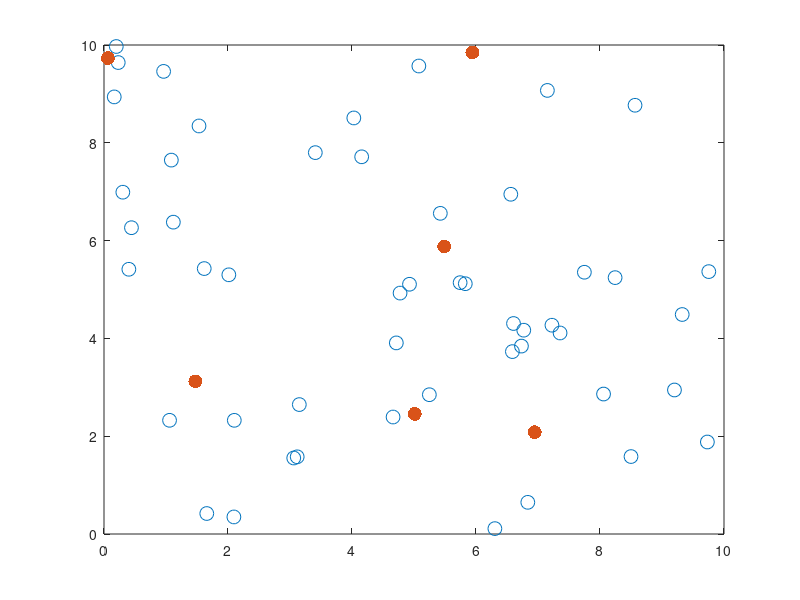

Recreate this plot in MATLAB. (Note: this script raises an error after producing the figure.)
clc;
hold on; box on; 

Nt = 50; % the number of targets
Nr = 6; % the number of robots
r_set = zeros(1,Nr); % robot set
for i =1:Nr
    r_set(i)=i;
end

en_range=10; % the range of the environment.
N_failure = 2;
N_resilience = Nr- N_failure;

% generate the positions of targets
pt=rand(2,Nt)*en_range; 
sz = 100;
scatter(pt(1,:),pt(2,:), sz, 'r*')

% generate the positions of the robot
pr=rand(2,Nr)*en_range; 
sz = 100;
scatter(pr(1,:),pr(2,:), sz, 'bo', 'filled')

% for each robot, it has four trajectories, up, down, left, right, centered
% at robot's current position. The trajectory is enough long to come across the
% edge of the environment

%trajectory_targets();
N_direction = 4; % each robot has four directions, up, down, left, right
%tar_cover = cell(Nr, N_direction); % The targets can be covered for a specific robot with a choosing trajecotry
%N_tarcover=zeros(Nr, N_direction); % The number of targets covered for a specific robot with a choosing trajectory
epsilon = 0.15* en_range; % convering distance -2<-->+2 
%N_r_maxtra = zeros(Nr,1); % select the maximum coverage trajectory for each robot
r_max_tracover = cell(Nr, 1); % store the targets from maximum trajectory coverage for each robot

[tar_cover, N_tarcover,N_r_maxtra]=robot_tra_cover_fun(Nr,Nt,N_direction,pt,pr, epsilon);

% here, we pick one trajectory for each robot, and enumerate all the
% possible cases, 4^6. And index the four trajectories for robot 1 ,2 ...,
% 6 as (1 2 3 4) (5 6 7 8) (9 10 11 12)...  and find its corresponding
% (1,1) (1,2) (1,3), (1,4). (2,1) (2,2) (2,3) (2,4) .... 


r_tra_index = zeros(Nr, N_direction);

for i =1 :Nr
    r_tra_index(i,:)=[(i-1)*N_direction+1, (i-1)*N_direction+2, (i-1)*N_direction+3, (i-1)*N_direction+4];
end
% find four trajectory index for each robot
% find all the combinations by pick one trajectory from four trajecotries
% of each robot
all_combina = r_tra_index(1,:);
for i = 2:Nr
    all_combina = combvec(all_combina, r_tra_index(i,:));
end

%inside all_combina, the number of column indicates all possible cases and
%each column indicates one combination
[row_allcomb, col_allcomb] = size(all_combina);

% for each combination (column), choose N_failure best failures, it means
% the remaining is the minimum (best removal)

% define all possible cases for choosing N_failure failures
 %num_nrchoosefail= nchoosek(row_allcomn,N_failure);
nchoose_kfail_index = cell(1,col_allcomb); 
remain_after_kfail_index = cell(1,col_allcomb);
num_remain_after_kfail = cell(1, col_allcomb); 
% remaining target set
%remain_after_kfail = cell(1,col_allcomb); 
mini_remain_eachcomb = zeros(1, col_allcomb); 

for i = 1:col_allcomb
   nchoose_kfail_index{i} = nchoosek(all_combina(:,i),N_failure); 
   
   for j = 1: row_allcomb
       remain_after_kfail_index{i}(j,:)= setdiff(all_combina(:,i)', nchoose_kfail_index{i}(j,:)); 
       % for each remaining, evaluate which one is minimum
       % calculate the number of tracking for the reamining
       [raw_remain, col_remian] = size( remain_after_kfail_index{i}(j,:)); 
       
       temp_remain_after_kfail = cell(1, col_remian+1);
        for k =1:col_remian % union remaining set by index
             % corresping to whcih robot and which traj
               r_remain_index =fix((remain_after_kfail_index{i}(j,k)-1)/N_direction)+1; 
               tra_remain_index =mod(remain_after_kfail_index{i}(j,k)-1, N_direction)+1;
               temp_remain_after_kfail{k+1} = union(tar_cover{r_remain_index,tra_remain_index},...
                   temp_remain_after_kfail{k});
        end
         num_remain_after_kfail{i}(j,:) = length(temp_remain_after_kfail{col_remian+1}); 
   end
   mini_remain_eachcomb(i) = min(num_remain_after_kfail{i}); 
end
bf_remain_best_romo = max(mini_remain_eachcomb); 
maxi_index = find(bf_remain_best_romo== mini_remain_eachcomb,1);

% there are several equal ones... this has some problems

s_tra_cover_bf=cell(1,Nr+1); %the target covered by this strategy
for i = 1:Nr
robot_inx= fix((all_combina(i,maxi_index)-1)/N_direction)+1;
tra_inx =mod(all_combina(i,maxi_index)-1, N_direction)+1; 
s_tra_cover_bf{i+1} = union(s_tra_cover_bf{i}, tar_cover{robot_inx,tra_inx});
end
N_bf_cover = length(s_tra_cover_bf{Nr+1}); 
best_remo_rate_bf =(N_bf_cover-bf_remain_best_romo)/N_bf_cover; 